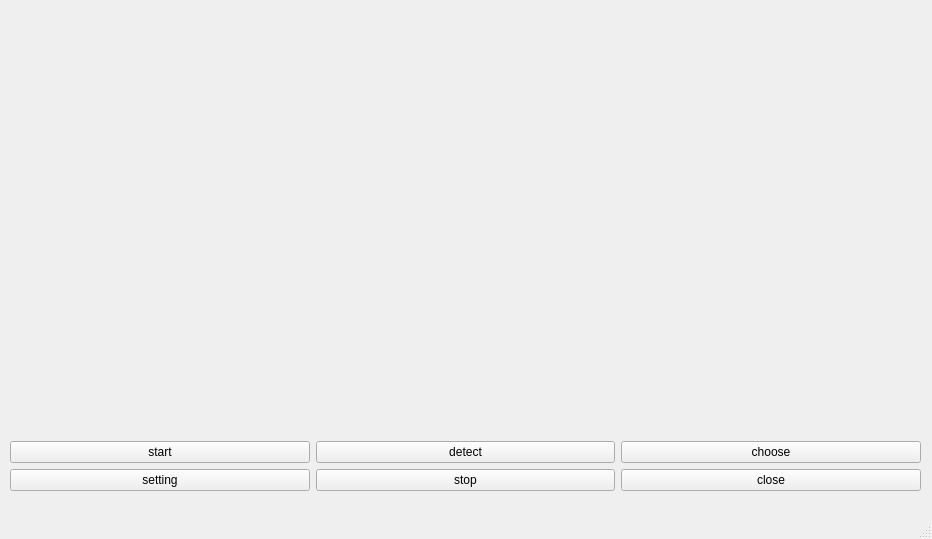
<?xml version="1.0" encoding="UTF-8"?>
<ui version="4.0">
 <class>MainWindow</class>
 <widget class="QMainWindow" name="MainWindow">
  <property name="geometry">
   <rect>
    <x>0</x>
    <y>0</y>
    <width>932</width>
    <height>539</height>
   </rect>
  </property>
  <property name="windowTitle">
   <string>MainWindow</string>
  </property>
  <widget class="QWidget" name="centralwidget">
   <widget class="QWidget" name="verticalLayoutWidget">
    <property name="geometry">
     <rect>
      <x>10</x>
      <y>0</y>
      <width>911</width>
      <height>491</height>
     </rect>
    </property>
    <layout class="QVBoxLayout" name="verticalLayout">
     <item>
      <layout class="QHBoxLayout" name="horizontalLayout">
       <item>
        <widget class="QStackedWidget" name="stackedWidget">
         <property name="currentIndex">
          <number>0</number>
         </property>
         <widget class="QWidget" name="page">
          <widget class="QWidget" name="horizontalLayoutWidget_2">
           <property name="geometry">
            <rect>
             <x>-1</x>
             <y>-1</y>
             <width>911</width>
             <height>421</height>
            </rect>
           </property>
           <layout class="QHBoxLayout" name="horizontalLayout_2">
            <item>
             <layout class="QVBoxLayout" name="rivzLayout"/>
            </item>
            <item>
             <widget class="QLabel" name="imageBox">
              <property name="maximumSize">
               <size>
                <width>451</width>
                <height>419</height>
               </size>
              </property>
              <property name="text">
               <string/>
              </property>
             </widget>
            </item>
           </layout>
          </widget>
         </widget>
         <widget class="QWidget" name="page_2">
          <widget class="QTextEdit" name="textEdit">
           <property name="geometry">
            <rect>
             <x>340</x>
             <y>60</y>
             <width>231</width>
             <height>21</height>
            </rect>
           </property>
           <property name="html">
            <string>&lt;!DOCTYPE HTML PUBLIC &quot;-//W3C//DTD HTML 4.0//EN&quot; &quot;http://www.w3.org/TR/REC-html40/strict.dtd&quot;&gt;
&lt;html&gt;&lt;head&gt;&lt;meta name=&quot;qrichtext&quot; content=&quot;1&quot; /&gt;&lt;meta charset=&quot;utf-8&quot; /&gt;&lt;style type=&quot;text/css&quot;&gt;
p, li { white-space: pre-wrap; }
&lt;/style&gt;&lt;/head&gt;&lt;body style=&quot; font-family:'Sans Serif'; font-size:9pt; font-weight:400; font-style:normal;&quot;&gt;
&lt;p align=&quot;center&quot; style=&quot; margin-top:0px; margin-bottom:0px; margin-left:0px; margin-right:0px; -qt-block-indent:0; text-indent:0px;&quot;&gt;192.168.3.64&lt;/p&gt;&lt;/body&gt;&lt;/html&gt;</string>
           </property>
          </widget>
          <widget class="QLabel" name="label_2">
           <property name="geometry">
            <rect>
             <x>200</x>
             <y>60</y>
             <width>55</width>
             <height>18</height>
            </rect>
           </property>
           <property name="text">
            <string>robot_ip</string>
           </property>
          </widget>
          <widget class="QPushButton" name="backButton">
           <property name="geometry">
            <rect>
             <x>700</x>
             <y>350</y>
             <width>80</width>
             <height>26</height>
            </rect>
           </property>
           <property name="text">
            <string>back</string>
           </property>
          </widget>
         </widget>
        </widget>
       </item>
      </layout>
     </item>
     <item>
      <layout class="QGridLayout" name="gridLayout">
       <item row="0" column="1">
        <widget class="QPushButton" name="detectButton">
         <property name="text">
          <string>detect</string>
         </property>
        </widget>
       </item>
       <item row="0" column="0">
        <widget class="QPushButton" name="startButton">
         <property name="text">
          <string>start</string>
         </property>
        </widget>
       </item>
       <item row="1" column="2">
        <widget class="QPushButton" name="closeButton">
         <property name="text">
          <string>close</string>
         </property>
        </widget>
       </item>
       <item row="1" column="0">
        <widget class="QPushButton" name="settingButton">
         <property name="text">
          <string>setting</string>
         </property>
        </widget>
       </item>
       <item row="0" column="2">
        <widget class="QPushButton" name="chooseButton">
         <property name="text">
          <string>choose</string>
         </property>
        </widget>
       </item>
       <item row="1" column="1">
        <widget class="QPushButton" name="stopButton">
         <property name="text">
          <string>stop</string>
         </property>
        </widget>
       </item>
      </layout>
     </item>
    </layout>
   </widget>
  </widget>
  <widget class="QMenuBar" name="menubar">
   <property name="geometry">
    <rect>
     <x>0</x>
     <y>0</y>
     <width>932</width>
     <height>23</height>
    </rect>
   </property>
  </widget>
  <widget class="QStatusBar" name="statusbar"/>
 </widget>
 <resources/>
 <connections/>
</ui>
